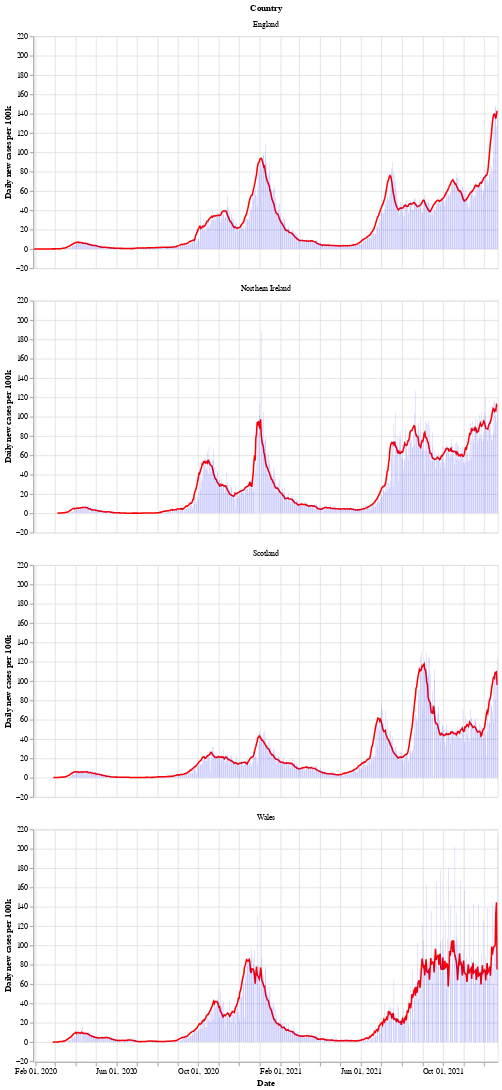

The code cell stored with this chart in its notebook:
### Markdown cell above
Next is a bar chart of the number of new cases in each country (per 100k population), with the 7 day moving average of cases. Again we see that Wales saw a longer period of raising and falling cases compared to the other countries.

After a period of cases falling, each nation is now seeing a rise in the number of cases - especially in Wales.

### Code cell
# collapse
bars = alt.Chart(uk_cases).mark_bar().encode(
    x=alt.X("yearmonthdate(date):T", axis=alt.Axis(title='Date')),
    y=alt.Y("newCasesRate:Q", axis=alt.Axis(title='Daily new cases per 100k')),
    tooltip='newCasesRate',
    color=alt.condition(
        alt.datum.dailyChange > 0,
        alt.value("orange"),  # The positive color
        alt.value("blue")  # The negative color
    )
).properties(title='New cases per 100k population with rolling 7 day average', width=600).interactive()
line = alt.Chart(uk_cases).mark_line(
    color='red',
    size=2,
).transform_window(
    rolling_mean='mean(newCasesRate)',
    frame=[0, 7],
    groupby=['areaName']
).encode(
    x='yearmonthdate(date):T',
    y='rolling_mean:Q'
)
alt.layer(line, bars, data=uk_cases).facet(alt.Row('areaName', title='Country'), columns=1)

### Figure 1 — Vega-Lite specification as saved in the notebook (floating-point values rounded to 4 significant figures; data arrays with more than 128 entries replaced by an {"elided": "..."} marker saying what was removed)
{"config": {"view": {"continuousWidth": 400, "continuousHeight": 300}}, "data": {"name": "data-996dce98bfc7257a56ce182838d0d816"}, "facet": {"type": "nominal", "field": "areaName", "title": "Country"}, "spec": {"layer": [{"mark": {"type": "line", "color": "red", "size": 2}, "encoding": {"x": {"type": "temporal", "field": "date", "timeUnit": "yearmonthdate"}, "y": {"type": "quantitative", "field": "rolling_mean"}}, "transform": [{"window": [{"op": "mean", "field": "newCasesRate", "as": "rolling_mean"}], "frame": [0, 7], "groupby": ["areaName"]}]}, {"mark": "bar", "encoding": {"color": {"condition": {"value": "orange", "test": "(datum.dailyChange > 0)"}, "value": "blue"}, "tooltip": {"type": "quantitative", "field": "newCasesRate"}, "x": {"type": "temporal", "axis": {"title": "Date"}, "field": "date", "timeUnit": "yearmonthdate"}, "y": {"type": "quantitative", "axis": {"title": "Daily new cases per 100k"}, "field": "newCasesRate"}}, "selection": {"selector002": {"type": "interval", "bind": "scales", "encodings": ["x", "y"]}}, "title": "New cases per 100k population with rolling 7 day average", "width": 600}]}, "columns": 1, "$schema": "https://vega.github.io/schema/vega-lite/v4.8.1.json", "datasets": {"data-996dce98bfc7257a56ce182838d0d816": {"elided": "2676 records"}}}
